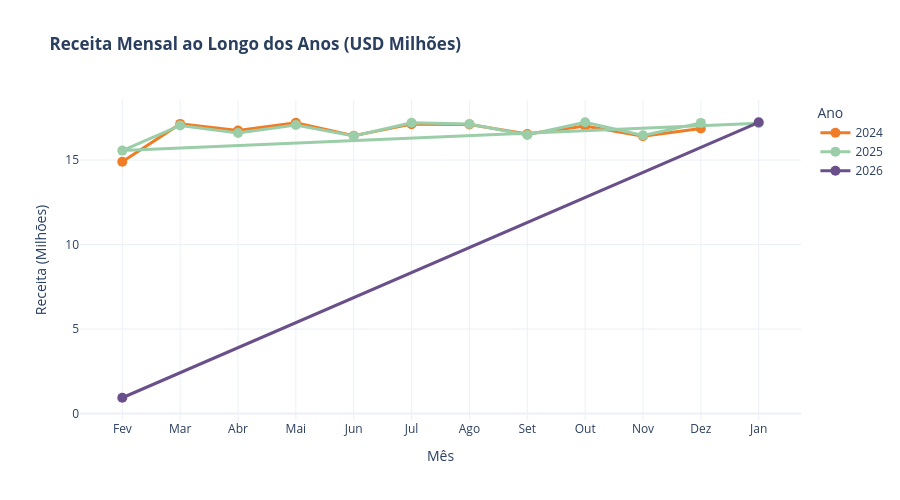

This figure's notebook cell:
### Code cell
# Sazonalidade

receita_mensal = df.groupby(['order_year', 'order_month']).agg(
    receita=('total_price_usd', 'sum'),
    lucro=('profit_usd', 'sum'),
    transacoes=('order_id', 'count')
).reset_index()

receita_mensal['month_name'] = receita_mensal['order_month'].apply(
    lambda m: {1:'Jan', 2:'Fev', 3:'Mar', 4:'Abr', 5:'Mai', 6:'Jun',
              7:'Jul', 8:'Ago', 9:'Set', 10:'Out', 11:'Nov', 12:'Dez'}[m]
)

meses_mapeamento = {'Jan':1, 'Fev':2, 'Mar':3, 'Abr':4, 'Mai':5, 'Jun':6,
              'Jul':7, 'Ago':8, 'Set':9, 'Out':10, 'Nov':11, 'Dez':12}
receita_mensal['month_order'] = receita_mensal['month_name'].map(meses_mapeamento)

cores_ano = {
    2024: '#F07D25',  # Laranja
    2025: '#9BCEA8',  # Verde claro
    2026: '#6A508A'   # Roxo
}

mes_anos = set(receita_mensal['order_year'])
fig = go.Figure()
for idx, ano in enumerate(sorted(mes_anos)):
    dados_ano = receita_mensal[receita_mensal['order_year'] == ano].sort_values('month_order')
    fig.add_trace(go.Scatter(
        x=dados_ano['month_name'],
        y=dados_ano['receita'] / 1e6,
        mode='lines+markers',
        name=str(ano),
        line=dict(width=3, color=cores_ano.get(ano, '#02AAB0')),  # Usa a cor definida
        marker=dict(size=10)
    ))

fig.update_layout(
    title='<b> Receita Mensal ao Longo dos Anos (USD Milhões)</b>',
    xaxis_title='Mês',
    yaxis_title='Receita (Milhões)',
    template='plotly_white',
    height=500,
    legend_title_text='Ano'
)

fig.show()

### Figure 1 — Plotly figure (JSON) as saved in the notebook; plotly's stock layout.template omitted (floating-point values rounded to 4 significant figures)
{"data": [{"line": {"color": "#F07D25", "width": 3}, "marker": {"size": 10}, "mode": "lines+markers", "name": "2024", "type": "scatter", "x": ["Fev", "Mar", "Abr", "Mai", "Jun", "Jul", "Ago", "Set", "Out", "Nov", "Dez"], "y": [14.9, 17.14, 16.74, 17.2, 16.44, 17.13, 17.11, 16.54, 17.02, 16.41, 16.87]}, {"line": {"color": "#9BCEA8", "width": 3}, "marker": {"size": 10}, "mode": "lines+markers", "name": "2025", "type": "scatter", "x": ["Jan", "Fev", "Mar", "Abr", "Mai", "Jun", "Jul", "Ago", "Set", "Out", "Nov", "Dez"], "y": [17.17, 15.56, 17.05, 16.6, 17.08, 16.42, 17.21, 17.13, 16.48, 17.24, 16.46, 17.2]}, {"line": {"color": "#6A508A", "width": 3}, "marker": {"size": 10}, "mode": "lines+markers", "name": "2026", "type": "scatter", "x": ["Jan", "Fev"], "y": [17.24, 0.9357]}], "layout": {"height": 500, "legend": {"title": {"text": "Ano"}}, "title": {"text": "<b> Receita Mensal ao Longo dos Anos (USD Milhões)</b>"}, "xaxis": {"title": {"text": "Mês"}}, "yaxis": {"title": {"text": "Receita (Milhões)"}}}}
